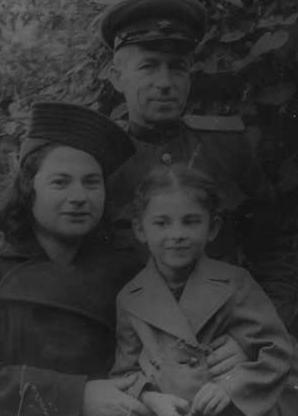
#> input picture ImageTrans_task_1/wartime.jpg, 298 x 416 px, found by its file name
$ jupyter execute Task1_Complete.ipynb   (shell and % lines are left out)
#> lines starting #> are read from the running program, lines starting #| are printed output that depends on the picture
[cell 1]

import cv2
import numpy as np
from matplotlib import pyplot as plt
from matplotlib import image as image
import easygui

[cell 2]
# 1.Open image "Wartime.jpg"

[cell 3]
I = cv2.imread("Wartime.jpg")
#> I is the input picture: shape (416, 298, 3); min 14, max 122, mean 49.9

[cell 4]
# 2. View its histogram alongside the image

[cell 5]
G = cv2.cvtColor(I,cv2.COLOR_BGR2GRAY)
plt.imshow(G,cmap='gray')
plt.show()

Values = G.ravel()
plt.hist(Values, bins=256, range=[0,256]);
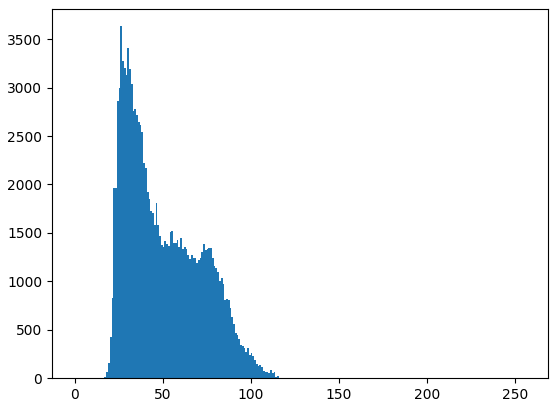
#> figure drawn by matplotlib, 1 panel; tallest bar 3634 high, from x = 26 to 27

[cell 6]
# 3. Use histogram equalisation to improve its contrast

[cell 7]
H = cv2.equalizeHist(G)
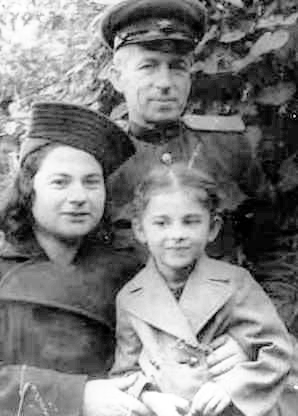
#> H: shape (416, 298); min 0, max 255, mean 129.5
Values2 = H.ravel()
plt.hist(Values2, bins=256, range=[0,256]);
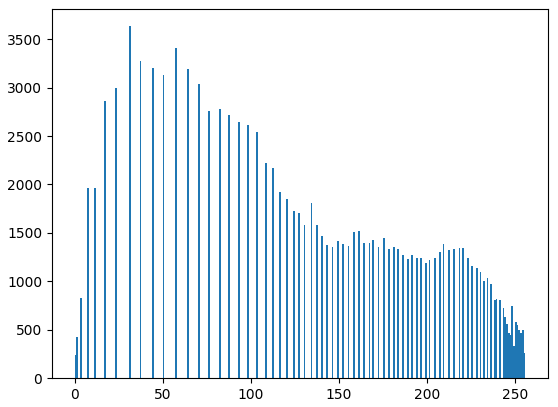
#> figure drawn by matplotlib, 1 panel; tallest bar 3634 high, from x = 31 to 32
